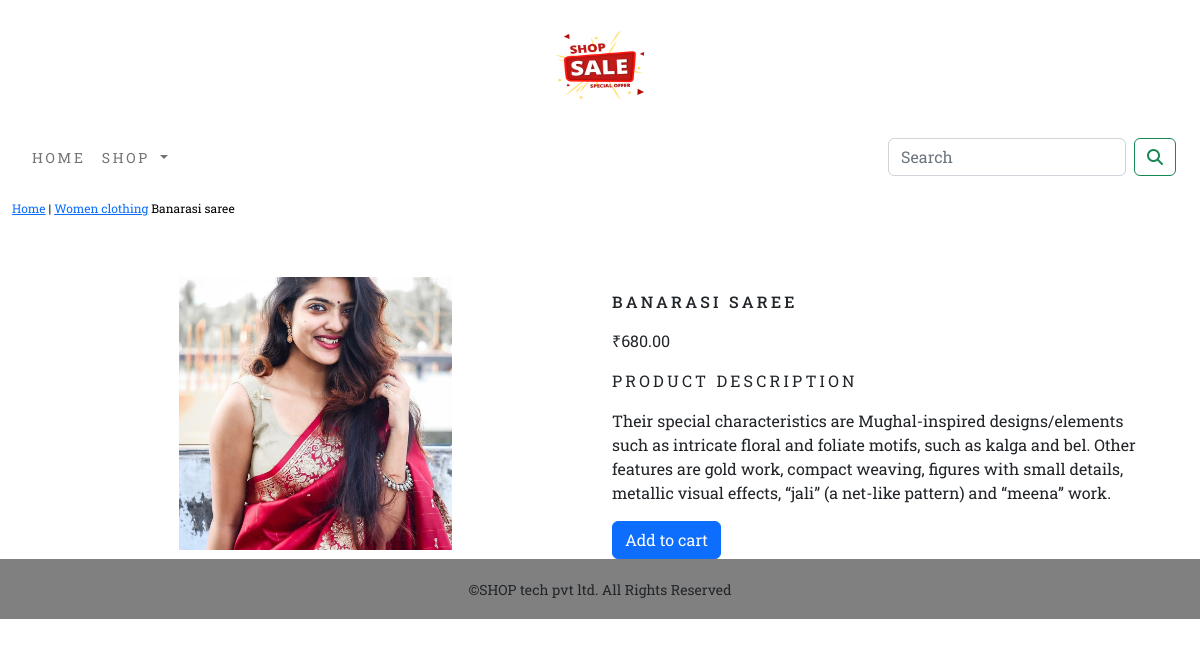
The app's page /shop/cotton-dress/saree5/ with its own data.
### shop/models.py (models this page shows, shortened)
class Product(models.Model):
    name=models.CharField(max_length=250,unique=True)
    slug=models.SlugField(max_length=250,unique=True)
    description=models.TextField(blank=True)
    price=models.DecimalField(max_digits=10,decimal_places=2)
    category=models.ForeignKey(Category,on_delete=models.CASCADE)
    image = models.ImageField(upload_to='product', blank=True)
    stock=models.IntegerField()
    available=models.BooleanField(default=True)
    created=models.DateTimeField(auto_now_add=True)
    updated=models.DateTimeField(auto_now=True)
    class Meta:
        ordering=('name',)
        verbose_name='product'
        verbose_name_plural='products'

class Category(models.Model):
    name=models.CharField(max_length=250,unique=True)
    slug=models.SlugField(max_length=250,unique=True)
    description=models.TextField(blank=True)
    image=models.ImageField(upload_to='category',blank=True)
    class Meta:
        ordering=('name',)
        verbose_name='category'
        verbose_name_plural='categories'
    def get_url(self):
            return reverse('shop:products_by_category', args=[self.slug])
    def __str__(self):
        return '{}'.format(self.name)

### shop/views.py (the view)
# urls.py: path('<slug:c_slug>/<slug:product_slug>/', views.proDetail, name='prodCatdetail'),
def proDetail(request,c_slug,product_slug):
    try:
        product=Product.objects.get(category__slug=c_slug,slug=product_slug)
    except Exception as e:
        raise e
    return render(request,'product.html',{'product':product})

### cart/context_processors.py (called while the page is built)
def counter(request):
    item_count=0
    if 'admin' in request.path:
        return {}
    else:
        try:
            cart=Cart.objects.filter(cart_id=_cart_id(request))
            cart_items=CartItem.objects.all().filter(cart=cart[:1])
            for cart_item in cart_items:
                item_count += cart_item.quantity
        except Cart.DoesNotExist:
            item_count=0
    return dict(item_count=item_count)

### cart/views.py (called while the page is built)
def _cart_id(request):
    cart=request.session.session_key
    if not cart:
        cart=request.session.create()
    return cart

### shop/context_processors.py (called while the page is built)
def menu_links(request):
    links=Category.objects.all()
    return dict(links=links)

### templates/product.html (shortened to what this page needs)
{% extends 'base.html' %}
{% load static %}
{% block content %}
<div class="row my_prod_row_class">
    <div class="mx_auto">
        <p><a href="{% url 'shop:allProdCat' %}">Home</a>  | <a href="{{product.category.get_url}}">{{product.category}}</a> {{product.name}}</p>
    </div>
</div>
<div class="container">
<br>
<div class="row ">
    <div class="col-12 col-sm-12 col-md-12 col-lg-6 text-center">
        <div style="min-width:18rem">
            <img class="prod_img" src="{{product.image.url}}" alt="{{product.name}}">
        </div>
    </div>
        <div class="col-12 col-sm-12 col-md-12 col-lg-6">
            <div>
            <h1 class="my_prod_title">{{product.name}}</h1>
            <p>₹{{product.price}}</p>
            <p class="my_title">Product Description</p>
            <p class="text-justify my_prod_text ">{{product.description}}</p>
            {% if product.stock <= 0 %}
            <p class="text-justify my_prod_text"><b>Out of stock</b></p>
            {% else %}
            <a class="btn btn-primary" href="{% url 'cart:add_cart' product.id %}">Add to cart</a>
            {% endif %}
        </div>
</div>
</div>
</div>
{% endblock %}

### static/css/custom.css (style rules this page uses)
body { font-family: 'Roboto Slab', serif; }
.my_title { font-size : 16px; text-transform : uppercase; letter-spacing : .2em; }
.my_prod_row_class { padding-top:15px; padding-bottom:20px; }
.my_prod_row_class .mx_auto { color:black; font-size:12px; text-decoration:none; }
.my_prod_title { font-size:16px; text-transform : uppercase; letter-spacing:.2em; padding-top:15px; padding-bottom:10px; }
.my_prod_text { padding-right:20px; }
.prod_img { display: block; margin-left: auto; margin-right: auto; width: 50%; }

### records on screen
Product: category "Women clothing", name "Banarasi saree", image (picture), name "BANARASI SAREE", price "680.00", description "Their special characteristics are Mughal-inspired designs/elements such as intricate floral and foliate motifs, such as kalga and bel. Other features are gold work, compact weaving, figures with small details, metallic visual effects, “jali” (a net-like pattern) and “meena” work."
